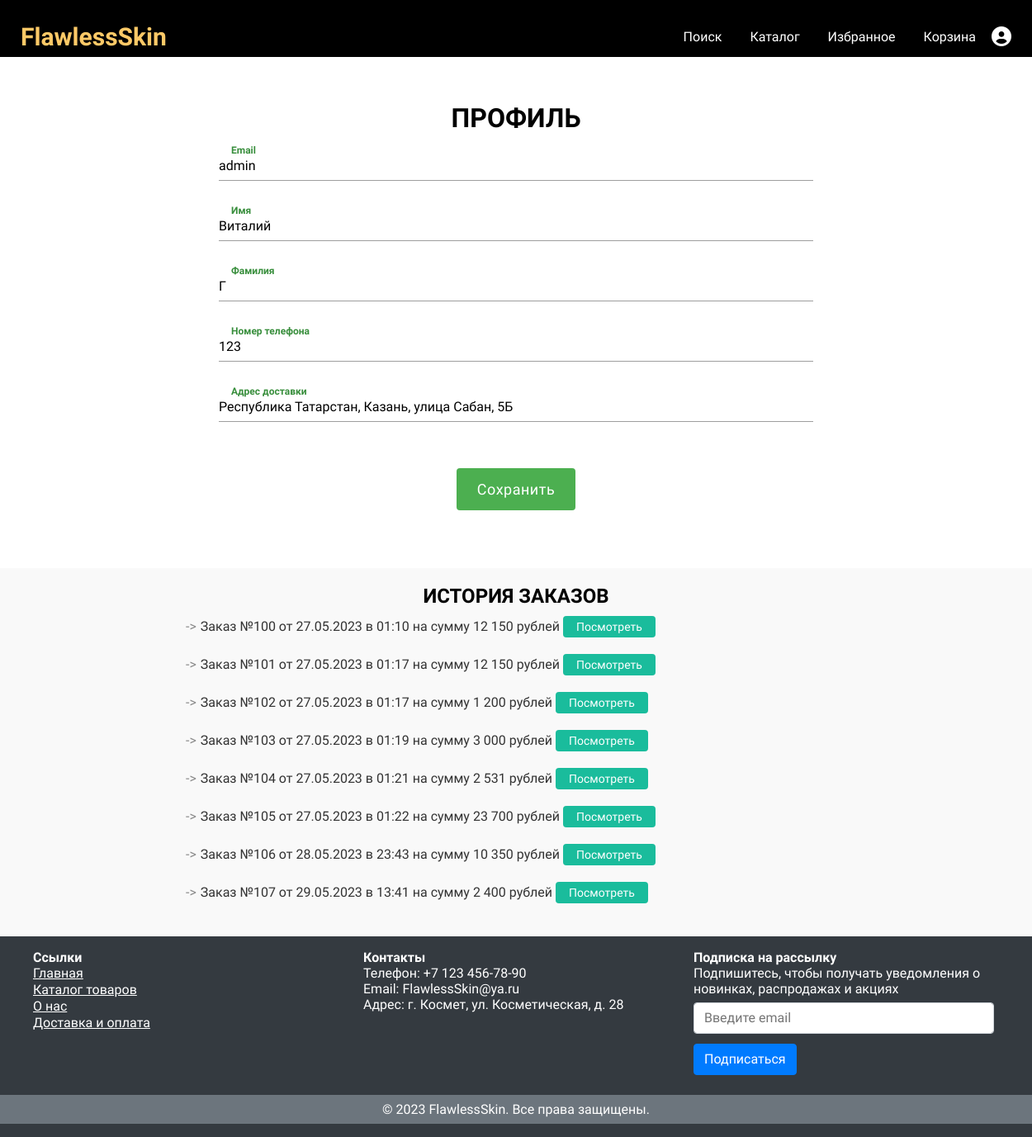
Before: /users/profile/ (signed in) with the older database file.
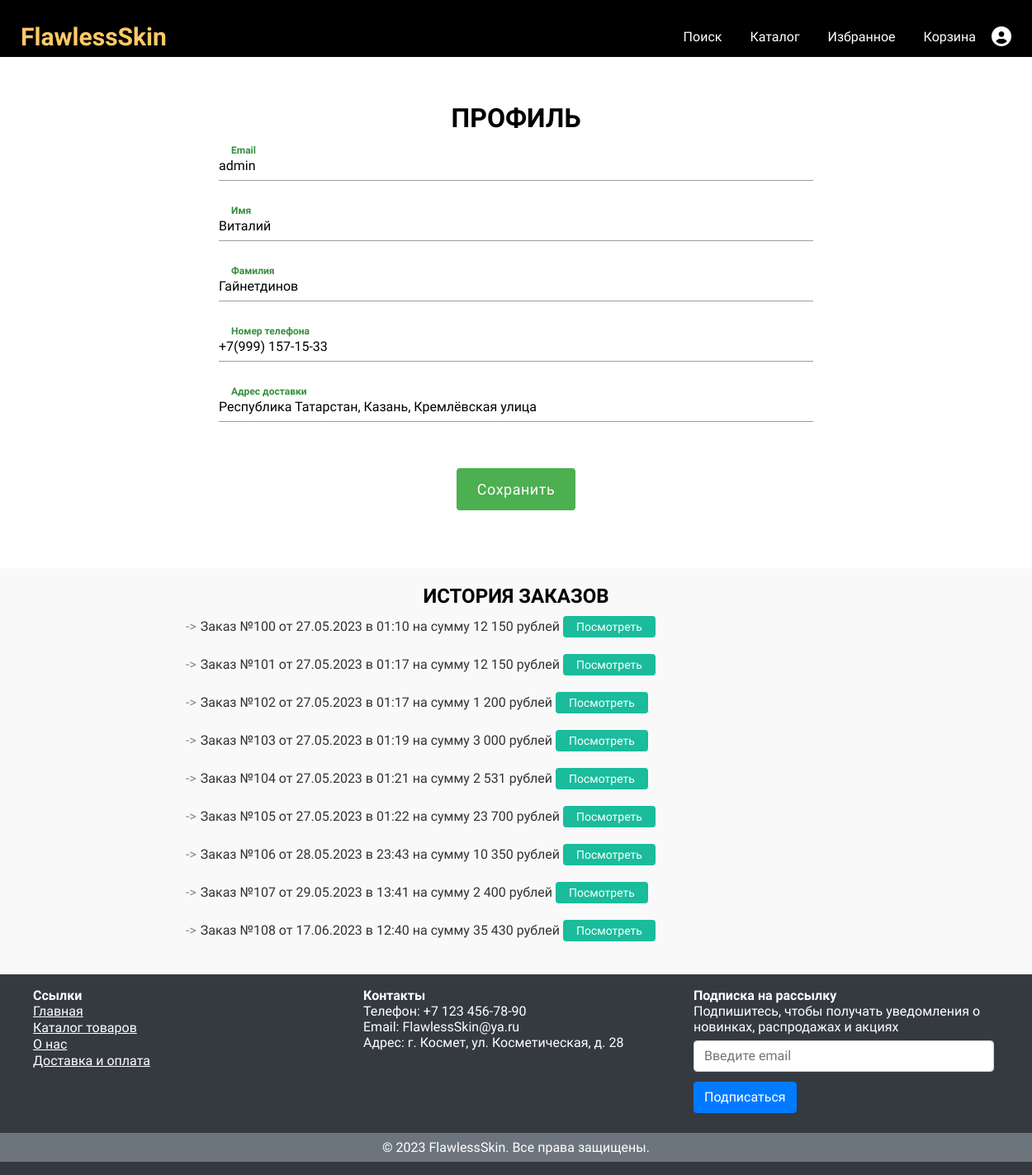
After: the same page with the newer database file.
### users/models.py (models this page shows)
class User(AbstractUser):
	image = models.ImageField("Аватарка", upload_to='uploads/users_images/', blank=True, null=True)
	phone = models.CharField("Номер телефона", max_length=20, blank=True, null=True)
	address = models.CharField("Адрес доставки", max_length=255, blank=True, null=True)

### main/models.py (models this page shows, shortened)
class Order(models.Model):
	first_name = models.CharField("Имя", max_length=100, default="-")
	last_name = models.CharField("Фамилия", max_length=100, default="-")
	phone = models.CharField("Номер телефона", max_length=20, blank=True, null=True)
	email = models.EmailField("Email", blank=True)
	address = models.CharField("Адрес доставки", max_length=255, blank=True, null=True)
	sum = models.PositiveIntegerField("Сумма заказа", null=False)
	user = models.ForeignKey(verbose_name="Пользователь", to=User, on_delete=models.PROTECT, null=True)
	products = models.ManyToManyField('Product')
	created_timestamp = models.DateTimeField(auto_now_add=True)
	class Meta:
		verbose_name = "Заказ"
		verbose_name_plural = "Заказы"

### users/views.py (the view)
# urls.py: path('profile/', views.profile, name="profile"),
@login_required
def profile(request):
	if request.method == "POST":
		form = UserProfileForm(instance=request.user, data=request.POST)
		if form.is_valid():
			form.save()
			return HttpResponseRedirect(reverse('users:profile'))
		else:
			print("profile:", form.errors)
	else:
		form = UserProfileForm(instance=request.user)
	orders = Order.objects.filter(user=request.user)
	context = {
		'form': form,
		'orders': orders
	}
	return render(request, 'users/profile.html', context)

### users/forms.py
class UserProfileForm(UserChangeForm):
	username = forms.CharField(widget=forms.TextInput(attrs={
		"class": "profile__input validate", "type": "text", "placeholder": " ",
		"readonly": "True",
	}))
	first_name = forms.CharField(widget=forms.TextInput(attrs={
		"class": "profile__input validate", "type": "text", "placeholder": " ",
	}), required=False)
	last_name = forms.CharField(widget=forms.TextInput(attrs={
		"class": "profile__input validate", "type": "text", "placeholder": " ",
	}), required=False)
	phone = forms.CharField(widget=forms.TextInput(attrs={
		"class": "profile__input validate", "type": "tel", "placeholder": " ",
	}), required=False)
	address = forms.CharField(widget=forms.TextInput(attrs={
		"class": "profile__input validate", "type": "text", "placeholder": " ", "id": "address",
	}), required=False)
	class Meta:
		model = User
		fields = ('first_name', 'last_name', 'username', 'phone', 'email', 'address')

### users/templates/users/profile.html (shortened to what this page needs)
{% extends 'main/base.html' %}
{% load humanize %}
{% load static %}
{% block css %}
    <link rel="stylesheet" href="{% static 'users/css/profile.css' %}">
{% endblock %}
{% block content %}
     <div class="title__wrapper">
        <div class="container">
            <div class="title">
                <h1 class="title">Профиль</h1>
            </div>
        </div>
    </div>
    <div class="profile">
        <div class="container">
            <form class="profile__form" action="{%  url 'users:profile' %}" method="post">
                <div class="row input__container">
                    {{ form.username }}
                    <label class="profile__label" for="{{ form.username.id_for_label }}">Email</label>
                </div>
                <div class="row input__container">
                    {{ form.first_name }}
                    <label class="profile__label" for="{{ form.first_name.id_for_label }}">Имя</label>
                </div>
                <div class="row input__container">
                    {{ form.last_name }}
                    <label class="profile__label" for="{{ form.last_name.id_for_label }}">Фамилия</label>
                </div>
                <div class="row input__container">
                        {{ form.phone }}
                        <label class="profile__label" for="{{ form.phone.id_for_label }}">Номер телефона</label>
                </div>
                <div class="row input__container">
                    {{ form.address }}
                    <label class="profile__label" for="{{ form.address.id_for_label }}">Адрес доставки</label>
                </div>
                <div class="row actions">
                    <button type="submit" class="btn__save">Сохранить</button>
                </div>
            </form>
        </div>
    </div>
    <div class="profile__orders">
        <div class="container">
            <h2 class="title">История заказов</h2>
            <ul class="orders__ul">
                {% for order in orders %}
                    <li>Заказ №{{ order.id }} от {{ order.created_timestamp|date:"d.m.Y в H:i" }} на сумму {{ order.sum|intcomma }} рублей
                    <button>Посмотреть</button>
                    </li>
                {% empty %}
                    <li>Вы пока ничего не заказывали</li>
                {% endfor %}
            </ul>
        </div>
    </div>
{% endblock %}

Changed rows visible on the page:
changed User "admin": last_name "Г" → "Гайнетдинов"; phone "123" → "+7(999) 157-15-33"; address "Республика Татарстан, Казань, улица Сабан, 5Б" → "Республика Татарстан, Казань, Кремлёвская улица"
added Order: id "108", created_timestamp "17.06.2023 в 12:40", sum "35 430"
